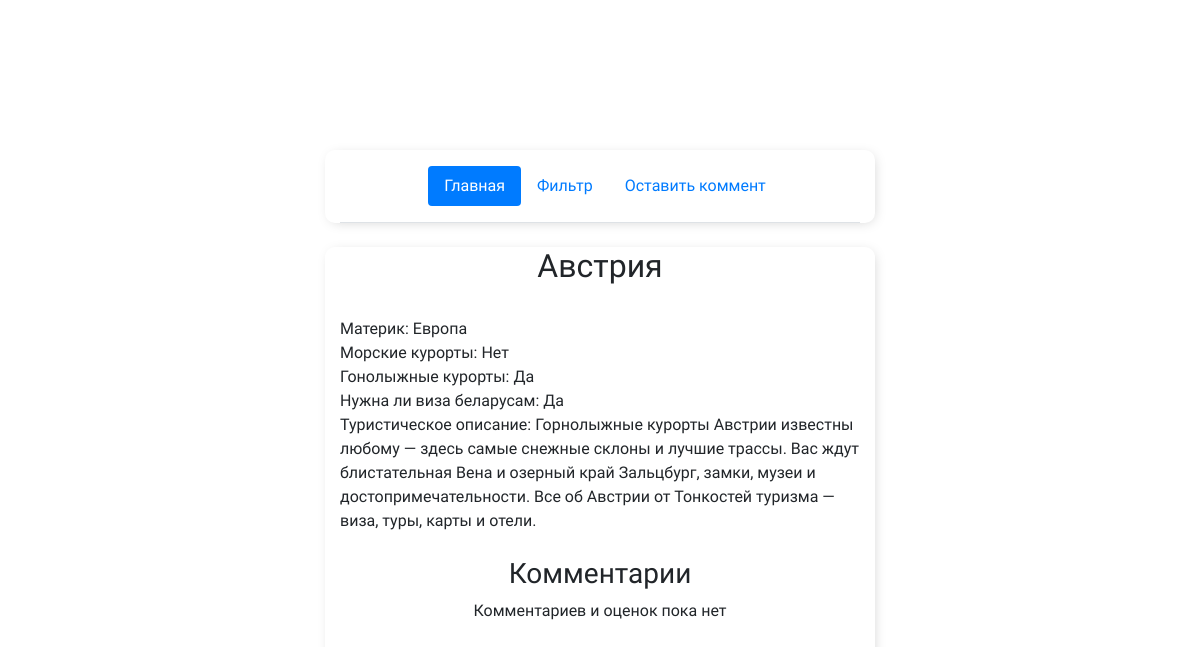
Page /details?country=Австрия on the committed database.
### travapp/models.py (models this page shows, shortened)
class Country(models.Model):
    name = models.CharField('Название', max_length=50)
    continent = models.ForeignKey(
        Continent,
        null=True,
        on_delete=models.CASCADE,
    )
    SEA_CHOISES = (('Да', 'Да'), ('Нет', 'Нет'))
    sea = models.CharField('Наличие морских курортов', max_length=5, choices=SEA_CHOISES, null=True)
    MOUNTAIN_CHOISES = (('Да', 'Да'), ('Нет', 'Нет'))
    mountain = models.CharField('Наличие горнолыжных курортов', max_length=5, choices=MOUNTAIN_CHOISES, null=True)
    VISA_CHOISES = (('Да', 'Да'), ('Нет', 'Нет'))
    visa = models.CharField('Нужна ли виза беларусам', max_length=5, choices=VISA_CHOISES, null=True)
    description = models.TextField('Туристическое описание', null=True)
    class Meta:
        verbose_name = 'Страна'
        verbose_name_plural = 'Страны'
        ordering = ['name']

class Continent(models.Model):
    name = models.CharField('Название', max_length=50)
    def __str__(self):
        return self.name
    class Meta:
        verbose_name = 'Континент'
        verbose_name_plural = 'Континенты'
        ordering = ['name']

### travapp/views.py (the view)
# urls.py: path('details', country, name='country'),
def country(request):
    requested_country = Country.objects.get(name=unquote(request.GET['country']))
    comments = Comment.objects.filter(country__name=requested_country.name)
    data = {'country_name': request.GET['country'], 'requested_country': requested_country, 'comments': comments}
    return render(request, 'details.html', context=data)

### travapp/templates/details.html (shortened to what this page needs)
{% extends 'base.html' %}
{% block content %}
<head>
</head>
<body>
    <center><h2>{{ requested_country.name }}</h2></center><br>
    Материк: {{ requested_country.continent }}<br>
    Морские курорты: {{ requested_country.sea }}<br>
    Гонолыжные курорты: {{ requested_country.mountain }}<br>
    Нужна ли виза беларусам: {{ requested_country.visa }}<br>
    Туристическое описание: {{ requested_country.description }}<br><br>
    <center><h3>Комментарии</h3></center>
    {% if comments %}
        {% for comment in comments %}
            Короткий коммент: {{ comment.name }} <br>
            Комментарий: {{ comment.comment }} <br>
            Оценка: {{ comment.rating }} <br>
        {% endfor %}
    {% else %}
        <center>Комментариев и оценок пока нет</center><br>
    {% endif %}<br>
</body>
{% endblock content %}

### travapp/templates/base.html (style rules this page uses)
body { background-size: 100%; background: url(https://html5book.ru/wp-content/uploads/2015/05/background1.png); background-size: 100%; font-family: 'Yusei Magic', sans-serif; padding-top: 150px; }

### rows in the picture
Country: name "Австрия", continent "Европа", sea "Нет", mountain "Да", visa "Да", description "Горнолыжные курорты Австрии известны любому — здесь самые снежные склоны и лучшие трассы. Вас ждут блистательная Вена и озерный край Зальцбург, замки, музеи и достопримечательности. Все об Австрии от Тонкостей туризма — виза, туры, карты и отели."
